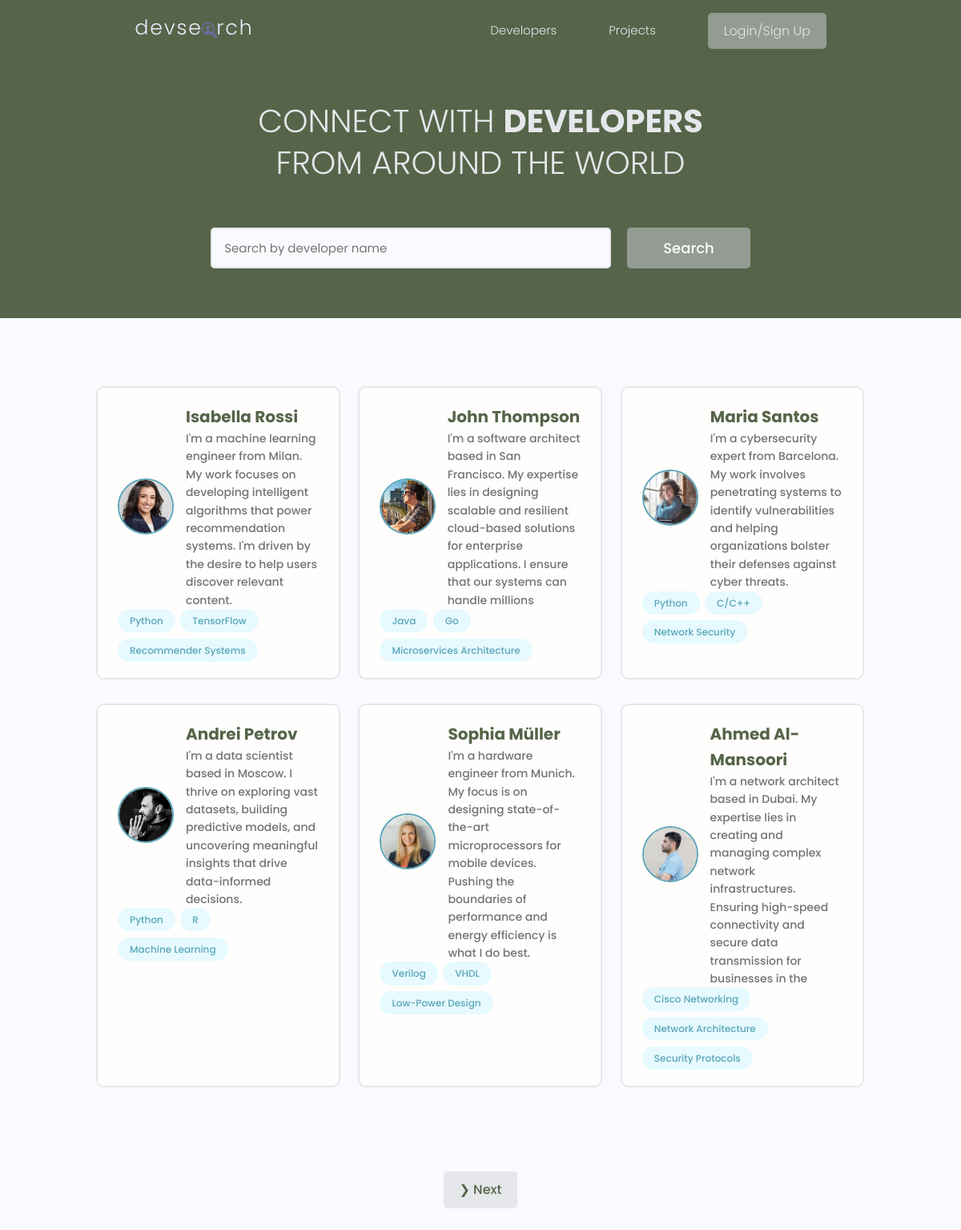
The page / on the database its author committed.
### users/models.py (models this page shows, shortened)
class Profile(models.Model):
    user = models.OneToOneField(User, on_delete=models.CASCADE, null=True,
                                blank=True)  # Any time an user is deleted, the profile is deleted as well
    name = models.CharField(max_length=200, null=True, blank=True)
    email = models.EmailField(max_length=500, blank=True, null=True)
    username = models.CharField(max_length=200, null=True, blank=True)
    location = models.CharField(max_length=200, null=True, blank=True)
    short_intro = models.CharField(max_length=200, null=True, blank=True)
    bio = models.TextField(blank=True, null=True)
    profile_image = models.ImageField(null=True, blank=True, upload_to="profiles/", default="profiles/default.png")
    social_github = models.CharField(max_length=200, null=True, blank=True)
    social_linkedin = models.CharField(max_length=200, null=True, blank=True)
    social_twitter = models.CharField(max_length=200, null=True, blank=True)
    social_youtube = models.CharField(max_length=200, null=True, blank=True)
    social_website = models.CharField(max_length=200, null=True, blank=True)
    created = models.DateTimeField(auto_now_add=True)
    id = models.UUIDField(default=uuid.uuid4, unique=True, primary_key=True, editable=False)

class Skill(models.Model):
    owner = models.ForeignKey(Profile, on_delete=models.CASCADE, null=True, blank=True)
    name = models.CharField(max_length=200, null=True, blank=True)
    description = models.TextField(null=True, blank=True)
    created = models.DateTimeField(auto_now_add=True)
    id = models.UUIDField(default=uuid.uuid4, unique=True, primary_key=True, editable=False)
    def __str__(self):
        return str(self.name)

### users/views.py (the view)
# urls.py: path('', views.profiles, name='profiles'),
def profiles(request):
    profiles, search_query = searchProfiles(request)
    custom_range, profiles = paginateProfiles(request, profiles, 6)
    context = {'profiles': profiles, 'search_query': search_query, custom_range: 'custom_range'}
    return render(request, 'users/profiles.html', context)

### users/utils.py (called while the page is built)
def paginateProfiles(request, profiles, results):
    page = request.GET.get('page')
    paginator = Paginator(profiles, results)
    try:
        profiles = paginator.page(page)
    except PageNotAnInteger:
        page = 1
        profiles = paginator.page(page)
    except EmptyPage:
        page = paginator.num_pages
        profiles = paginator.page(page)
    leftIndex = (int(page) - 4)
    if leftIndex < 1:
        leftIndex = 1
    rightIndex = (int(page) + 5)
    if rightIndex > paginator.num_pages:
        rightIndex = paginator.num_pages + 1
    custom_range = range(leftIndex, rightIndex)
    return custom_range, profiles

def searchProfiles(request):
    search_query = ''
    if request.GET.get('search_query'):
        search_query = request.GET.get('search_query')
    skills = Skill.objects.filter(name__icontains=search_query)
    profiles = Profile.objects.distinct().filter(Q(name__icontains=search_query) |
                                                 Q(short_intro__icontains=search_query) |
                                                 Q(skill__in=skills)
                                                 )
    return profiles, search_query

### users/templates/users/profiles.html (shortened to what this page needs)
{% extends 'main.html' %}
{% block content %}
    <main class="home">
        <section class="hero-section text-center">
            <div class="container container--narrow">
                <div class="hero-section__box">
                    <h2>CONNECT WITH <span>DEVELOPERS</span></h2>
                    <h2>FROM AROUND THE WORLD</h2>
                </div>
                <div class="hero-section__search">
                    <form id="searchForm" class="form" action="{% url 'profiles' %}" method="get">
                        <div class="form__field">
                            <input class="input input--text" id="formInput#search" type="text" name="search_query"
                                   value="{{ search_query }}"placeholder="Search by developer name"/>
                        </div>
                        <input class="btn btn--sub btn--lg" type="submit" value="Search"/>
                    </form>
                </div>
            </div>
        </section>
        <section class="devlist">
            <div class="container">
                <div class="grid grid--three">
                    {% for profile in profiles %}
                        <div class="column card">
                            <div class="dev">
                                <a href="{% url 'user-profile' profile.id %}" class="card__body">
                                    <div class="dev__profile">
                                        <img class="avatar avatar--md"
                                             src="{{ profile.profile_image.url }}" alt="image"/>
                                        <div class="dev__meta">
                                            <h3>{{ profile.name }}</h3>
                                            <h5>{{ profile.short_intro }}</h5>
                                        </div>
                                    </div>
                                    <div class="dev__skills">
                                        {% for skill in profile.skill_set.all|slice:"3" %}
                                            <span class="tag tag--pill tag--main">
                                        <small>{{ skill }}</small>
                                      </span>
                                        {% endfor %}
                                    </div>
                                </a>
                            </div>
                        </div>
                    {% endfor %}
                </div>
            </div>
        </section>
    {% include 'pagination.html' with queryset=profiles custom_range=custom_range %}
    </main>
{% endblock content %}

### templates/main.html (shortened to what this page needs)
<!DOCTYPE html>
{% load static %}
<html>
<head>
    <link rel="stylesheet" href="https://cdn.iconmonstr.com/1.3.0/css/iconmonstr-iconic-font.min.css"/>
    <link rel="stylesheet" href="{% static 'uikit/styles/uikit.css' %}"/>
    <link rel="stylesheet" href="{% static 'styles/app.css' %}"/>
</head>
<body>
{% include 'navbar.html' %}
{% block content %}
{% endblock content %}
</body>
</html>

### templates/navbar.html (shortened to what this page needs)
{% load static %}
<header class="header">
    <div class="container container--narrow">
        <a href="{% url 'profiles' %}" class="header__logo">
            <img src="{% static 'images/logo.svg' %}" alt="DevSearch Logo"/>
        </a>
        <nav class="header__nav">
            <ul class="header__menu">
                <li class="header__menuItem"><a href="{% url 'profiles' %}">Developers</a></li>
                <li class="header__menuItem"><a href="{% url 'projects' %}">Projects</a></li>
                {% if request.user.is_authenticated %}
                    <li class="header__menuItem"><a href="{% url 'inbox' %}">Inbox</a></li>
                    <li class="header__menuItem"><a href="{% url 'account' %}">My Account</a></li>
                    <li class="header__menuItem"><a href="{% url 'logout' %}" class="btn btn--sub">Logout</a></li>
                {% else %}
                    <li class="header__menuItem"><a href="{% url 'login' %}" class="btn btn--sub">Login/Sign Up</a></li>
                {% endif %}
            </ul>
        </nav>
    </div>
</header>

### templates/pagination.html (shortened to what this page needs)
    {% if queryset.has_other_pages %}
        <div class="pagination">
            <ul class="container">
                {% if queryset.has_next %}
                        <li><a href="?page={{ queryset.next_page_number }}" class="btn page-link" data-page="{{ queryset.next_page_number }}">&#10095; Next</a></li>
                {% endif %}
            </ul>
        </div>
    {% endif %}

### static/styles/app.css (style rules this page uses)
:root { --color-sub: #566449; }
.btn--sub { background-color: #939b93; }
.card { border: 2px solid var(--color-light); }
img { width: 100%; }
.header { position: sticky; z-index: 111; background-color: var(--color-sub); padding: 1.5rem 0; }
.header > .container { display: flex; justify-content: space-between; align-items: center; }
.header__logo > img { height: 3.8rem; }
.header__nav > ul { display: inline-flex; align-items: center; list-style: none; gap: 6.5rem; }
.header__menuItem > a { color: var(--color-light); font-weight: 300; }
.hero-section { height: 40vh; display: flex; align-items: center; background-color: var(--color-sub); }
.hero-section__box { margin-bottom: 4rem; }
.hero-section__box > h2, .hero-section__box > h2 > span { font-size: 4rem; color: var(--color-light); line-height: 1.3; text-transform: uppercase; }
.hero-section__box > h2 { font-weight: 300; }
.hero-section__box > h2 > span { font-weight: 700; }
.hero-section__search > .form { display: flex; align-items: center; justify-content: center; gap: 2rem; }
.hero-section__search > .form input.input--text { width: 50rem; }
.devlist { margin-top: 8rem; }
.devlist .grid { align-items: stretch; }
.devlist .dev .dev__profile { display: flex; align-items: center; gap: 1.5rem; }
.devlist .dev .dev__meta h3 { color: var(--color-sub); font-size: 2rem; font-weight: 700; }
.devlist .dev .dev__meta h5 { color: var(--color-text); font-size: 1.4rem; font-weight: 500; }
.pagination { margin-top: 8rem; margin-bottom: 10rem; }
.pagination > ul { flex-wrap: wrap; list-style: none; display: flex; align-items: center; justify-content: center; gap: 1rem; }
.pagination .btn { color: var(--color-sub); }

### static/uikit/styles/modules/_variables.css (style rules this page uses)
:root { --color-main: #5aa5b9; --color-main-light: #e6faff; --color-sub: #3f4156; --color-sub-light: #51546e; --color-sub-lighter: #ededfd; --color-text: #737373; --color-gray: #8b8b8b; --color-light: #e5e7eb; --color-light-gray: #767676; --color-bg: #f8fafd; --color-white: #fffefd; --color-white-light: #f3f3f3; --color-success: #359e64; --color-success-bg: #def8e8; --color-error: #fc4b0b; --color-error-bg: #fff2ee; --font-base: 'Poppins', arial, helvetica, 'Segoe UI', roboto, ubuntu, sans-serif; --font-monospace: 'Fira Code', 'Courier New', courier, monospace; --font-regular: 300; --font-medium: 500; --font-bold: 700; --generic-shadow: 1px 1px 5px #00000010; --generic-transition: all 0.3s ease-in-out; }

### static/uikit/styles/modules/_base.css (style rules this page uses)
* { margin: 0; padding: 0; box-sizing: border-box; text-rendering: optimizeLegibility; color: inherit; font-size: inherit; }
html { font-size: 50%; }
@media only screen and (min-width: 480px) { html { font-size: 56.25%; } }
@media only screen and (min-width: 1200px) { html { font-size: 62.5%; } }
body { line-height: 1.6; font-weight: 400; font-size: 1.5rem; color: var(--color-text); background-color: var(--color-bg); min-height: 100vh; }

### static/uikit/styles/modules/_typography.css (style rules this page uses)
* { font-family: var(--font-base); }
h2 { font-size: 3.6rem; font-weight: var(--font-bold); }
h3 { font-size: 3.2rem; font-weight: var(--font-medium); }
h5 { font-size: 2.4rem; font-weight: var(--font-medium); }
h5, h6 { font-weight: var(--font-regular); }
p, span, strong { font-size: 1.6rem; color: var(--color-text); font-weight: var(--font-regular); }
a { padding-bottom: 2px; text-decoration: none; display: inline-block; color: var(--color-main); font-weight: var(--font-medium); }

### static/uikit/styles/modules/_utilities.css (style rules this page uses)
.container { width: 92%; max-width: 165rem; margin: 0 auto; box-sizing: border-box; }
.container--narrow { width: 92%; max-width: 120rem; }
@media screen and (min-width: 1000px) { .container { width: 90%; } }
@media screen and (min-width: 1000px) { .container--narrow { width: 85%; } }
@media screen and (min-width: 1200px) { .container { width: 80%; } }
@media screen and (min-width: 1200px) { .container--narrow { width: 72%; } }
.text-center { text-align: center; }

### static/uikit/styles/modules/_avatar.css (style rules this page uses)
.avatar { border-radius: 50%; border: 2px solid var(--color-main); object-fit: cover; }
.avatar--md { height: 7rem; width: 7rem; }

### static/uikit/styles/modules/_card.css (style rules this page uses)
.card { border-radius: 1rem; background-color: var(--color-white); border: 1.5px solid var(--color-light); width: auto; height: auto; margin-top: 0.5rem; margin-bottom: 0.5rem; overflow: hidden; }
.card__body, .card__header { padding: 2rem 2.5rem; }

### rows shown on the page
Profile: profile_image (picture), name "Isabella Rossi", short_intro "I'm a machine learning engineer from Milan. My work focuses on developing intelligent algorithms that power recommendation systems. I'm driven by the desire to help users discover relevant content."
Skill: name "Python"
Skill: name "TensorFlow"
Skill: name "Recommender Systems"
Profile: profile_image (picture), name "John Thompson", short_intro "I'm a software architect based in San Francisco. My expertise lies in designing scalable and resilient cloud-based solutions for enterprise applications. I ensure that our systems can handle millions"
Skill: name "Java"
Skill: name "Go"
Skill: name "Microservices Architecture"
Profile: profile_image (picture), name "Maria Santos", short_intro "I'm a cybersecurity expert from Barcelona. My work involves penetrating systems to identify vulnerabilities and helping organizations bolster their defenses against cyber threats."
Skill: name "Python"
Skill: name "C/C++"
Skill: name "Network Security"
Profile: profile_image (picture), name "Andrei Petrov", short_intro "I'm a data scientist based in Moscow. I thrive on exploring vast datasets, building predictive models, and uncovering meaningful insights that drive data-informed decisions."
Skill: name "Python"
Skill: name "R"
Skill: name "Machine Learning"
Profile: profile_image (picture), name "Sophia Müller", short_intro "I'm a hardware engineer from Munich. My focus is on designing state-of-the-art microprocessors for mobile devices. Pushing the boundaries of performance and energy efficiency is what I do best."
Skill: name "Verilog"
Skill: name "VHDL"
Skill: name "Low-Power Design"
Profile: profile_image (picture), name "Ahmed Al-Mansoori", short_intro "I'm a network architect based in Dubai. My expertise lies in creating and managing complex network infrastructures. Ensuring high-speed connectivity and secure data transmission for businesses in the"
Skill: name "Cisco Networking"
Skill: name "Network Architecture"
Skill: name "Security Protocols"
